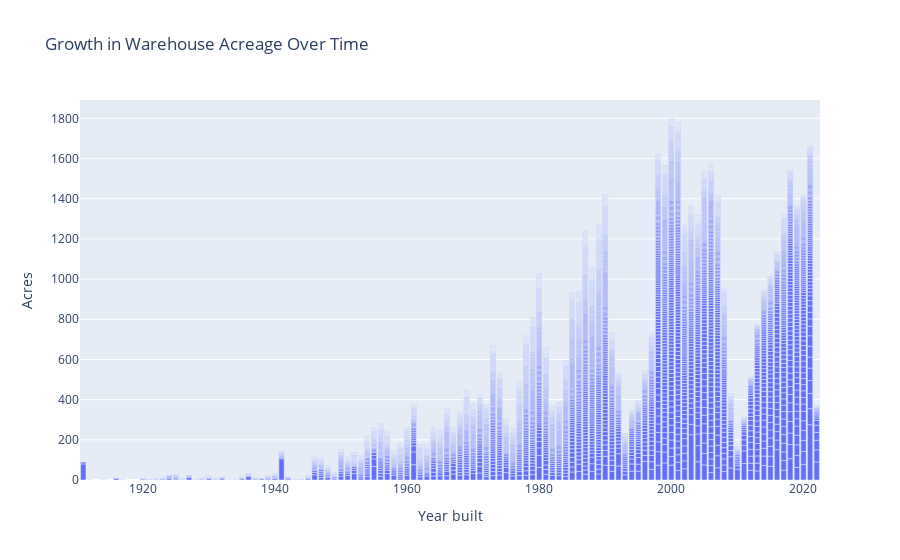

Write notebook code for a chart like this one.
### Code cell
#trying to use plotly to show how the the acreage per warehouse has increased over time
fig = px.bar(wh_new,
             x='Year built',
             y='Acres',
             title ='Growth in Warehouse Acreage Over Time'
            )
fig.show()

### Figure 1 — Plotly figure (JSON) as saved in the notebook; plotly's stock layout.template omitted (floating-point values rounded to 4 significant figures; data arrays with more than 128 entries replaced by an {"elided": "..."} marker saying what was removed)
{"data": [{"alignmentgroup": "True", "hovertemplate": "Year built=%{x}<br>Acres=%{y}<extra></extra>", "legendgroup": "", "marker": {"color": "#636efa", "pattern": {"shape": ""}}, "name": "", "offsetgroup": "", "orientation": "v", "showlegend": false, "textposition": "auto", "type": "bar", "x": {"elided": "9145 int values"}, "xaxis": "x", "y": {"elided": "9145 int values"}, "yaxis": "y"}], "layout": {"autosize": true, "barmode": "relative", "legend": {"tracegroupgap": 0}, "title": {"text": "Growth in Warehouse Acreage Over Time"}, "xaxis": {"anchor": "y", "autorange": true, "domain": [0, 1], "range": [1910.0, 2022.0], "title": {"text": "Year built"}, "type": "linear"}, "yaxis": {"anchor": "x", "autorange": true, "domain": [0, 1], "range": [0, 1892.0], "title": {"text": "Acres"}, "type": "linear"}}}
